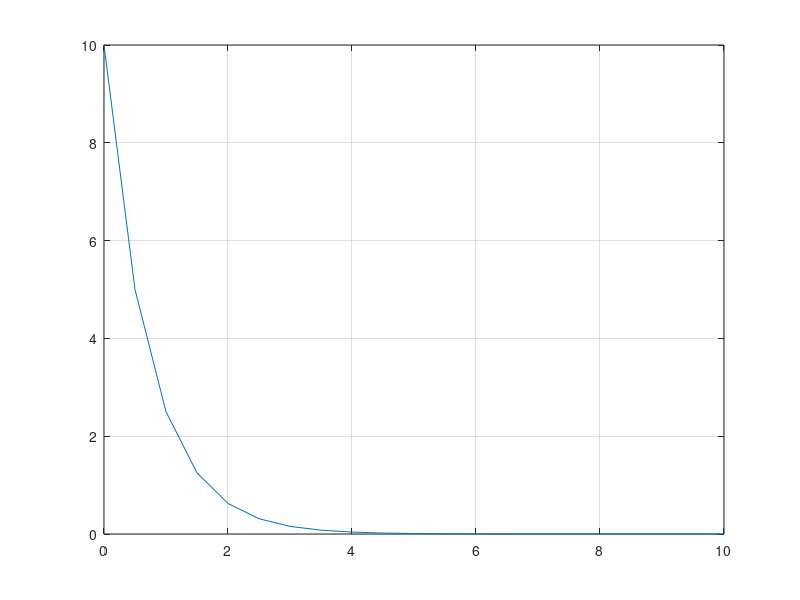

Write the MATLAB code that produced this figure.
x=0;

h=0.5; % step size
a=-1;
T=10; % simulation time
x(1)=10; % initial value

for n=2:(T/h+1) % iterate over all time steps using the Eulers method
    x(n) = x(n-1)+h*(a*x(n-1));
end

t=0:h:T; % define t values
plot(t,x); % plot the x(t) values
grid on
hold on
